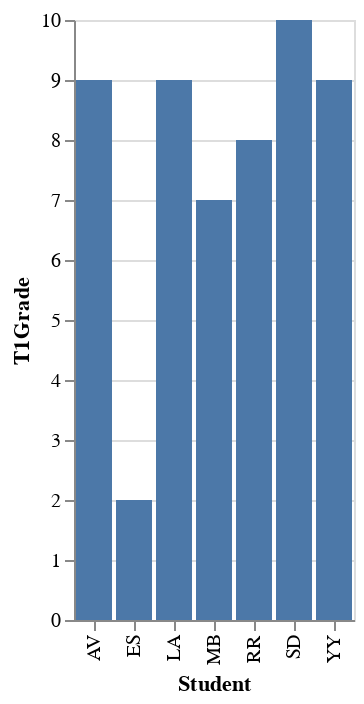

The cell this chart's notebook holds for it:
### Markdown cell above
This is basically a picture of each student's T1 Grade

We can think of this in Grammar of Graphics terms:

**Mark**: rectangle 

Data (2 variables):
* **Student**: Nominal   
* **T1Grade**: Quantatitive

Encoding (2--one per variable):
* **Student**: x-axis
* **T1Grade**: y-axis (bar length)

### Code cell
alt.Chart(df).mark_bar().encode(
    x='Student',
    y='T1Grade'
)

### Figure 1 — Vega-Lite specification as saved in the notebook (floating-point values rounded to 4 significant figures)
{"config": {"view": {"continuousWidth": 400, "continuousHeight": 300}}, "data": {"name": "data-41a8cbf56aa3fb375b671fa081fb1b84"}, "mark": "bar", "encoding": {"x": {"field": "Student", "type": "nominal"}, "y": {"field": "T1Grade", "type": "quantitative"}}, "$schema": "https://vega.github.io/schema/vega-lite/v4.17.0.json", "datasets": {"data-41a8cbf56aa3fb375b671fa081fb1b84": [{"Student": "AV", "Class": "A", "T1Grade": 9, "T2Grade": 5}, {"Student": "SD", "Class": "B", "T1Grade": 10, "T2Grade": 4}, {"Student": "ES", "Class": "A", "T1Grade": 2, "T2Grade": 3}, {"Student": "MB", "Class": "A", "T1Grade": 7, "T2Grade": 5}, {"Student": "RR", "Class": "B", "T1Grade": 8, "T2Grade": 6}, {"Student": "YY", "Class": "B", "T1Grade": 9, "T2Grade": 7}, {"Student": "LA", "Class": "A", "T1Grade": 9, "T2Grade": 8}]}}
